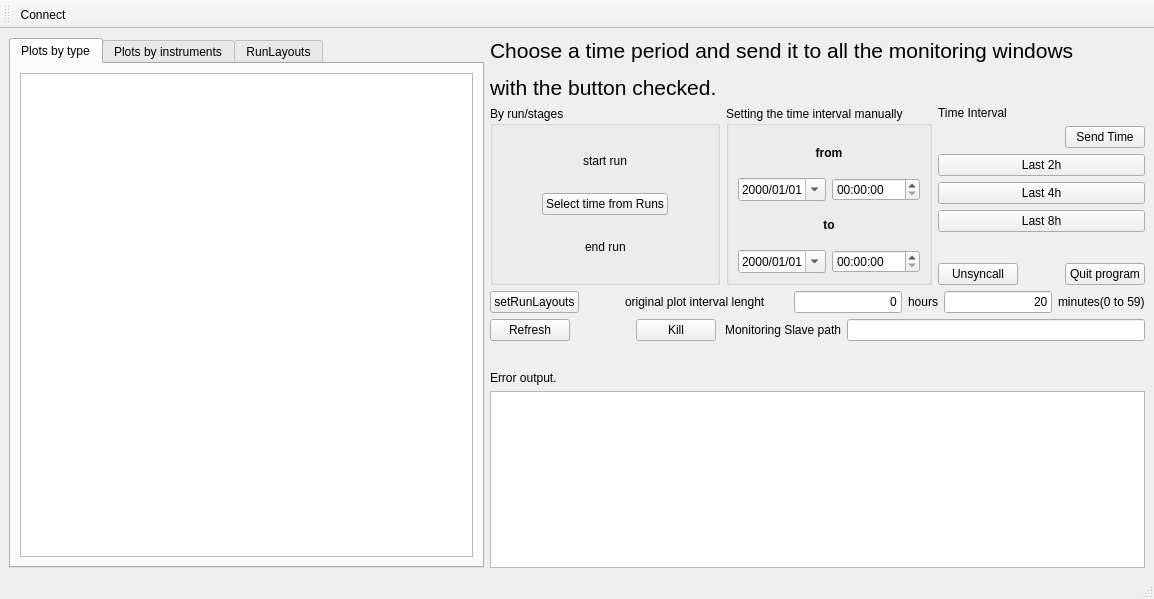
<?xml version="1.0" encoding="UTF-8"?>
<ui version="4.0">
 <class>MainWindow</class>
 <widget class="QMainWindow" name="MainWindow">
  <property name="geometry">
   <rect>
    <x>0</x>
    <y>0</y>
    <width>1154</width>
    <height>599</height>
   </rect>
  </property>
  <property name="windowTitle">
   <string>Campaingn Monitoring</string>
  </property>
  <property name="windowIcon">
   <iconset resource="../Ressources.qrc">
    <normaloff>:/Icons/Icons/networking-1.svg</normaloff>:/Icons/Icons/networking-1.svg</iconset>
  </property>
  <widget class="QWidget" name="centralwidget">
   <layout class="QGridLayout" name="gridLayout_7">
    <item row="0" column="0">
     <layout class="QHBoxLayout" name="horizontalLayout_11">
      <item>
       <widget class="QTabWidget" name="LateraltabWidget">
        <property name="currentIndex">
         <number>0</number>
        </property>
        <widget class="QWidget" name="plotsbytype">
         <attribute name="title">
          <string>Plots by type</string>
         </attribute>
         <layout class="QGridLayout" name="gridLayout_4">
          <item row="0" column="0">
           <widget class="QTreeView" name="bytype"/>
          </item>
         </layout>
        </widget>
        <widget class="QWidget" name="plotsbyinstruments">
         <attribute name="title">
          <string>Plots by instruments</string>
         </attribute>
         <layout class="QGridLayout" name="gridLayout_3">
          <item row="0" column="0">
           <widget class="QTreeView" name="byinstrument"/>
          </item>
         </layout>
        </widget>
        <widget class="QWidget" name="RunLayouts">
         <attribute name="title">
          <string>RunLayouts</string>
         </attribute>
         <layout class="QGridLayout" name="gridLayout_2">
          <item row="0" column="0">
           <widget class="QTreeView" name="trunlayouts"/>
          </item>
         </layout>
        </widget>
       </widget>
      </item>
      <item>
       <layout class="QGridLayout" name="gridLayout_6" rowminimumheight="0,0,1,0,0">
        <item row="2" column="0">
         <spacer name="verticalSpacer_2">
          <property name="orientation">
           <enum>Qt::Vertical</enum>
          </property>
          <property name="sizeHint" stdset="0">
           <size>
            <width>20</width>
            <height>40</height>
           </size>
          </property>
         </spacer>
        </item>
        <item row="4" column="0">
         <widget class="QTextBrowser" name="textBrowser"/>
        </item>
        <item row="0" column="0">
         <layout class="QVBoxLayout" name="verticalLayout_5">
          <item>
           <layout class="QVBoxLayout" name="verticalLayout_2">
            <item>
             <widget class="QLabel" name="label">
              <property name="text">
               <string>&lt;html&gt;&lt;head/&gt;&lt;body&gt;&lt;p&gt;&lt;span style=&quot; font-size:16pt;&quot;&gt;Choose a time period and send it to all the monitoring windows &lt;/span&gt;&lt;/p&gt;&lt;p&gt;&lt;span style=&quot; font-size:16pt;&quot;&gt;with the button &lt;/span&gt;&lt;img src=&quot;:/Icons/Icons/sync.svg&quot; width=&quot;30&quot;/&gt;&lt;span style=&quot; font-size:16pt;&quot;&gt; checked.&lt;/span&gt;&lt;/p&gt;&lt;/body&gt;&lt;/html&gt;</string>
              </property>
             </widget>
            </item>
            <item>
             <layout class="QHBoxLayout" name="horizontalLayout_8">
              <item>
               <widget class="QGroupBox" name="groupBox_2">
                <property name="title">
                 <string>By run/stages</string>
                </property>
                <layout class="QGridLayout" name="gridLayout">
                 <item row="0" column="0">
                  <layout class="QVBoxLayout" name="verticalLayout_3">
                   <item>
                    <layout class="QHBoxLayout" name="horizontalLayout_4">
                     <item>
                      <spacer name="horizontalSpacer_3">
                       <property name="orientation">
                        <enum>Qt::Horizontal</enum>
                       </property>
                       <property name="sizeHint" stdset="0">
                        <size>
                         <width>40</width>
                         <height>20</height>
                        </size>
                       </property>
                      </spacer>
                     </item>
                     <item>
                      <widget class="QLabel" name="startrun">
                       <property name="text">
                        <string>start run</string>
                       </property>
                      </widget>
                     </item>
                     <item>
                      <spacer name="horizontalSpacer_4">
                       <property name="orientation">
                        <enum>Qt::Horizontal</enum>
                       </property>
                       <property name="sizeHint" stdset="0">
                        <size>
                         <width>40</width>
                         <height>20</height>
                        </size>
                       </property>
                      </spacer>
                     </item>
                    </layout>
                   </item>
                   <item>
                    <layout class="QHBoxLayout" name="horizontalLayout_2">
                     <item>
                      <spacer name="horizontalSpacer">
                       <property name="orientation">
                        <enum>Qt::Horizontal</enum>
                       </property>
                       <property name="sizeHint" stdset="0">
                        <size>
                         <width>40</width>
                         <height>20</height>
                        </size>
                       </property>
                      </spacer>
                     </item>
                     <item>
                      <widget class="QPushButton" name="Rtimeselect">
                       <property name="enabled">
                        <bool>true</bool>
                       </property>
                       <property name="toolTip">
                        <string>&lt;html&gt;&lt;head/&gt;&lt;body&gt;&lt;p&gt;Display the campaign runtable and one can linked the time with the start/end of runs and stages.&lt;/p&gt;&lt;/body&gt;&lt;/html&gt;</string>
                       </property>
                       <property name="text">
                        <string>Select time from Runs</string>
                       </property>
                       <property name="icon">
                        <iconset resource="../Ressources.qrc">
                         <normaloff>:/Icons/Icons/time5.svg</normaloff>:/Icons/Icons/time5.svg</iconset>
                       </property>
                       <property name="iconSize">
                        <size>
                         <width>16</width>
                         <height>16</height>
                        </size>
                       </property>
                      </widget>
                     </item>
                     <item>
                      <spacer name="horizontalSpacer_2">
                       <property name="orientation">
                        <enum>Qt::Horizontal</enum>
                       </property>
                       <property name="sizeHint" stdset="0">
                        <size>
                         <width>40</width>
                         <height>20</height>
                        </size>
                       </property>
                      </spacer>
                     </item>
                    </layout>
                   </item>
                   <item>
                    <layout class="QHBoxLayout" name="horizontalLayout_3">
                     <item>
                      <spacer name="horizontalSpacer_5">
                       <property name="orientation">
                        <enum>Qt::Horizontal</enum>
                       </property>
                       <property name="sizeHint" stdset="0">
                        <size>
                         <width>40</width>
                         <height>20</height>
                        </size>
                       </property>
                      </spacer>
                     </item>
                     <item>
                      <widget class="QLabel" name="endrun">
                       <property name="text">
                        <string>end run</string>
                       </property>
                      </widget>
                     </item>
                     <item>
                      <spacer name="horizontalSpacer_6">
                       <property name="orientation">
                        <enum>Qt::Horizontal</enum>
                       </property>
                       <property name="sizeHint" stdset="0">
                        <size>
                         <width>40</width>
                         <height>20</height>
                        </size>
                       </property>
                      </spacer>
                     </item>
                    </layout>
                   </item>
                  </layout>
                 </item>
                </layout>
               </widget>
              </item>
              <item>
               <widget class="QGroupBox" name="groupBox_3">
                <property name="title">
                 <string>Setting the time interval manually</string>
                </property>
                <layout class="QGridLayout" name="gridLayout_5">
                 <item row="0" column="0">
                  <layout class="QVBoxLayout" name="verticalLayout_4">
                   <item>
                    <widget class="QLabel" name="label_6">
                     <property name="text">
                      <string>&lt;html&gt;&lt;head/&gt;&lt;body&gt;&lt;p align=&quot;center&quot;&gt;&lt;span style=&quot; font-weight:600;&quot;&gt;from&lt;/span&gt;&lt;/p&gt;&lt;/body&gt;&lt;/html&gt;</string>
                     </property>
                    </widget>
                   </item>
                   <item>
                    <layout class="QHBoxLayout" name="horizontalLayout_5">
                     <item>
                      <widget class="QDateEdit" name="IdateEdit">
                       <property name="enabled">
                        <bool>true</bool>
                       </property>
                       <property name="displayFormat">
                        <string>yyyy/MM/dd</string>
                       </property>
                       <property name="calendarPopup">
                        <bool>true</bool>
                       </property>
                       <property name="timeSpec">
                        <enum>Qt::UTC</enum>
                       </property>
                      </widget>
                     </item>
                     <item>
                      <widget class="QTimeEdit" name="ItimeEdit">
                       <property name="enabled">
                        <bool>true</bool>
                       </property>
                       <property name="displayFormat">
                        <string>hh:mm:ss</string>
                       </property>
                       <property name="timeSpec">
                        <enum>Qt::UTC</enum>
                       </property>
                      </widget>
                     </item>
                    </layout>
                   </item>
                   <item>
                    <widget class="QLabel" name="label_7">
                     <property name="text">
                      <string>&lt;html&gt;&lt;head/&gt;&lt;body&gt;&lt;p align=&quot;center&quot;&gt;&lt;span style=&quot; font-weight:600;&quot;&gt;to&lt;/span&gt;&lt;/p&gt;&lt;/body&gt;&lt;/html&gt;</string>
                     </property>
                    </widget>
                   </item>
                   <item>
                    <layout class="QHBoxLayout" name="horizontalLayout_6">
                     <item>
                      <widget class="QDateEdit" name="LdateEdit">
                       <property name="enabled">
                        <bool>true</bool>
                       </property>
                       <property name="displayFormat">
                        <string>yyyy/MM/dd</string>
                       </property>
                       <property name="calendarPopup">
                        <bool>true</bool>
                       </property>
                       <property name="timeSpec">
                        <enum>Qt::UTC</enum>
                       </property>
                      </widget>
                     </item>
                     <item>
                      <widget class="QTimeEdit" name="LtimeEdit">
                       <property name="enabled">
                        <bool>true</bool>
                       </property>
                       <property name="displayFormat">
                        <string>hh:mm:ss</string>
                       </property>
                       <property name="timeSpec">
                        <enum>Qt::UTC</enum>
                       </property>
                      </widget>
                     </item>
                    </layout>
                   </item>
                  </layout>
                 </item>
                </layout>
               </widget>
              </item>
              <item>
               <layout class="QVBoxLayout" name="verticalLayout">
                <item>
                 <widget class="QLabel" name="TimeInterval">
                  <property name="text">
                   <string>Time Interval</string>
                  </property>
                 </widget>
                </item>
                <item>
                 <layout class="QHBoxLayout" name="horizontalLayout">
                  <item>
                   <spacer name="horizontalSpacer_7">
                    <property name="orientation">
                     <enum>Qt::Horizontal</enum>
                    </property>
                    <property name="sizeHint" stdset="0">
                     <size>
                      <width>40</width>
                      <height>20</height>
                     </size>
                    </property>
                   </spacer>
                  </item>
                  <item>
                   <widget class="QPushButton" name="sendtime">
                    <property name="text">
                     <string>Send Time</string>
                    </property>
                    <property name="icon">
                     <iconset resource="../Ressources.qrc">
                      <normaloff>:/Icons/Icons/doubleforward.svg</normaloff>:/Icons/Icons/doubleforward.svg</iconset>
                    </property>
                   </widget>
                  </item>
                 </layout>
                </item>
                <item>
                 <widget class="QPushButton" name="Last2h">
                  <property name="text">
                   <string>Last 2h</string>
                  </property>
                  <property name="icon">
                   <iconset resource="../Ressources.qrc">
                    <normaloff>:/Icons/Icons/arrow48.svg</normaloff>:/Icons/Icons/arrow48.svg</iconset>
                  </property>
                 </widget>
                </item>
                <item>
                 <widget class="QPushButton" name="Last4h">
                  <property name="text">
                   <string>Last 4h</string>
                  </property>
                  <property name="icon">
                   <iconset resource="../Ressources.qrc">
                    <normaloff>:/Icons/Icons/left75.svg</normaloff>:/Icons/Icons/left75.svg</iconset>
                  </property>
                 </widget>
                </item>
                <item>
                 <widget class="QPushButton" name="last8h">
                  <property name="text">
                   <string>Last 8h</string>
                  </property>
                  <property name="icon">
                   <iconset resource="../Ressources.qrc">
                    <normaloff>:/Icons/Icons/doubleback.svg</normaloff>:/Icons/Icons/doubleback.svg</iconset>
                  </property>
                 </widget>
                </item>
                <item>
                 <spacer name="verticalSpacer">
                  <property name="orientation">
                   <enum>Qt::Vertical</enum>
                  </property>
                  <property name="sizeHint" stdset="0">
                   <size>
                    <width>20</width>
                    <height>40</height>
                   </size>
                  </property>
                 </spacer>
                </item>
                <item>
                 <layout class="QHBoxLayout" name="horizontalLayout_7">
                  <item>
                   <widget class="QPushButton" name="unsync">
                    <property name="text">
                     <string>Unsyncall</string>
                    </property>
                    <property name="icon">
                     <iconset resource="../Ressources.qrc">
                      <normaloff>:/Icons/Icons/unsync.svg</normaloff>:/Icons/Icons/unsync.svg</iconset>
                    </property>
                   </widget>
                  </item>
                  <item>
                   <spacer name="horizontalSpacer_8">
                    <property name="orientation">
                     <enum>Qt::Horizontal</enum>
                    </property>
                    <property name="sizeHint" stdset="0">
                     <size>
                      <width>40</width>
                      <height>20</height>
                     </size>
                    </property>
                   </spacer>
                  </item>
                  <item>
                   <widget class="QPushButton" name="pclose">
                    <property name="text">
                     <string>Quit program</string>
                    </property>
                    <property name="icon">
                     <iconset resource="../Ressources.qrc">
                      <normaloff>:/Icons/Icons/cancel4.svg</normaloff>:/Icons/Icons/cancel4.svg</iconset>
                    </property>
                   </widget>
                  </item>
                 </layout>
                </item>
               </layout>
              </item>
             </layout>
            </item>
           </layout>
          </item>
          <item>
           <layout class="QHBoxLayout" name="horizontalLayout_9">
            <item>
             <widget class="QPushButton" name="SetRunLayouts">
              <property name="text">
               <string>setRunLayouts</string>
              </property>
             </widget>
            </item>
            <item>
             <spacer name="horizontalSpacer_10">
              <property name="orientation">
               <enum>Qt::Horizontal</enum>
              </property>
              <property name="sizeHint" stdset="0">
               <size>
                <width>40</width>
                <height>20</height>
               </size>
              </property>
             </spacer>
            </item>
            <item>
             <widget class="QLabel" name="label_2">
              <property name="text">
               <string>original plot interval lenght       </string>
              </property>
             </widget>
            </item>
            <item>
             <widget class="QLineEdit" name="horas">
              <property name="text">
               <string>0</string>
              </property>
              <property name="alignment">
               <set>Qt::AlignRight|Qt::AlignTrailing|Qt::AlignVCenter</set>
              </property>
             </widget>
            </item>
            <item>
             <widget class="QLabel" name="label_3">
              <property name="text">
               <string>hours</string>
              </property>
             </widget>
            </item>
            <item>
             <widget class="QLineEdit" name="minutos">
              <property name="text">
               <string>20</string>
              </property>
              <property name="alignment">
               <set>Qt::AlignRight|Qt::AlignTrailing|Qt::AlignVCenter</set>
              </property>
             </widget>
            </item>
            <item>
             <widget class="QLabel" name="label_4">
              <property name="text">
               <string>minutes(0 to 59)</string>
              </property>
             </widget>
            </item>
           </layout>
          </item>
         </layout>
        </item>
        <item row="1" column="0">
         <layout class="QHBoxLayout" name="horizontalLayout_10" stretch="0,1,0,2,5">
          <item>
           <widget class="QPushButton" name="refresh">
            <property name="toolTip">
             <string>Refresh the 3 lists</string>
            </property>
            <property name="text">
             <string>Refresh</string>
            </property>
            <property name="icon">
             <iconset resource="../Ressources.qrc">
              <normaloff>:/Icons/Icons/refresh19.svg</normaloff>:/Icons/Icons/refresh19.svg</iconset>
            </property>
           </widget>
          </item>
          <item>
           <spacer name="horizontalSpacer_9">
            <property name="orientation">
             <enum>Qt::Horizontal</enum>
            </property>
            <property name="sizeHint" stdset="0">
             <size>
              <width>40</width>
              <height>20</height>
             </size>
            </property>
           </spacer>
          </item>
          <item>
           <widget class="QPushButton" name="killall">
            <property name="text">
             <string>Kill</string>
            </property>
            <property name="icon">
             <iconset resource="../Ressources.qrc">
              <normaloff>:/Icons/Icons/Skull_and_crossbones_vector.svg</normaloff>:/Icons/Icons/Skull_and_crossbones_vector.svg</iconset>
            </property>
           </widget>
          </item>
          <item>
           <widget class="QLabel" name="label_5">
            <property name="text">
             <string>&lt;html&gt;&lt;head/&gt;&lt;body&gt;&lt;p align=&quot;right&quot;&gt;Monitoring Slave path&lt;/p&gt;&lt;/body&gt;&lt;/html&gt;</string>
            </property>
           </widget>
          </item>
          <item>
           <widget class="QLineEdit" name="slavepath"/>
          </item>
         </layout>
        </item>
        <item row="3" column="0">
         <widget class="QLabel" name="label_8">
          <property name="text">
           <string>Error output.</string>
          </property>
         </widget>
        </item>
       </layout>
      </item>
     </layout>
    </item>
   </layout>
  </widget>
  <widget class="QMenuBar" name="menubar">
   <property name="geometry">
    <rect>
     <x>0</x>
     <y>0</y>
     <width>1154</width>
     <height>23</height>
    </rect>
   </property>
  </widget>
  <widget class="QStatusBar" name="statusbar"/>
  <widget class="QToolBar" name="toolBar">
   <property name="windowTitle">
    <string>toolBar</string>
   </property>
   <attribute name="toolBarArea">
    <enum>TopToolBarArea</enum>
   </attribute>
   <attribute name="toolBarBreak">
    <bool>false</bool>
   </attribute>
   <addaction name="actionConnect"/>
  </widget>
  <action name="actionConnect">
   <property name="checkable">
    <bool>true</bool>
   </property>
   <property name="icon">
    <iconset resource="../Ressources.qrc">
     <normaloff>:/Icons/Icons/database7.svg</normaloff>:/Icons/Icons/database7.svg</iconset>
   </property>
   <property name="text">
    <string>Connect</string>
   </property>
   <property name="toolTip">
    <string>Connect to database</string>
   </property>
  </action>
 </widget>
 <resources>
  <include location="../Ressources.qrc"/>
  <include location="../Ressources.qrc"/>
 </resources>
 <connections/>
</ui>
